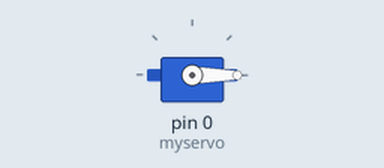
The sketch below on a simulated Arduino Uno, built with avr-gcc and run on an emulated ATmega328P. Parts: servo.

Above: at 0.05 s.
At 0.45 s:
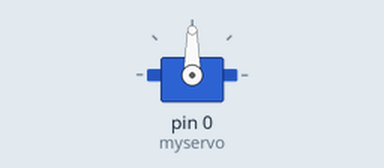
At 0.8 s:
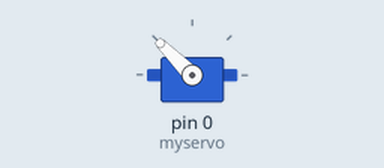
At 1.6 s:
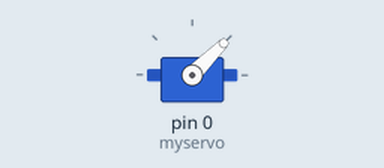
Timing chart, 0 to 3.7 s (numbered marks = the images above):
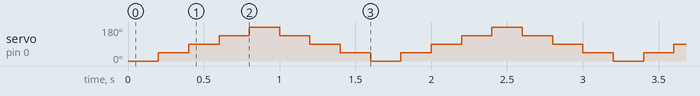

The sketch:

servo-simple.ino
```cpp
/*
 Controlling a servo position using a potentiometer (variable resistor)
 by Michal Rinott <http://people.interaction-ivrea.it/m.rinott>

 modified on 8 Nov 2013
 by Scott Fitzgerald
 http://www.arduino.cc/en/Tutorial/Knob
*/

#include <Servo.h>

Servo myservo;  // create servo object to control a servo

int potpin = A0;  // analog pin used to connect the potentiometer
int val;    // variable to read the value from the analog pin
int delayms = 200;

void setup() {
  myservo.attach(0);  // attaches the servo on pin 9 to the servo object
}

void loop() {
  myservo.write(0);
  delay(delayms);
  myservo.write(45);
  delay(delayms);
  myservo.write(90);
  delay(delayms);
  myservo.write(135);
  delay(delayms);
  myservo.write(180);
  delay(delayms);
  myservo.write(135);
  delay(delayms);
  myservo.write(90);
  delay(delayms);
  myservo.write(45);
  delay(delayms);
}
```

Measured:
- by itself, servo on pin 0 (myservo): repeats every 1.6 s: 90° 0.20 s, 135° 0.20 s, 180° 0.20 s, 135° 0.20 s, 90° 0.20 s, 45° 0.20 s, 0° 0.20 s, 45° 0.20 s
